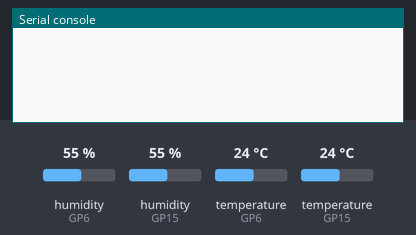
This program was run on a simulated Raspberry Pi Pico running MicroPython. Parts: the last lines printed to the serial console. The test bench sets the inputs (shaded band); at power-on: humidity (sensors on GP6, GP15) 55 %, temperature (sensors on GP6, GP15) 24 °C.

Above: at 1.2 s.
1.3 s: humidity (sensor on GP6) set to 22 %
At 4.6 s:
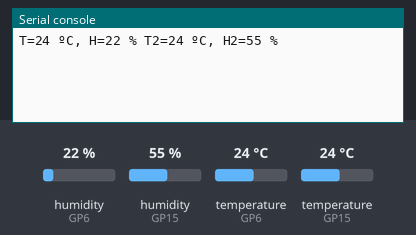
6.7 s: humidity (sensor on GP15) set to 22 %
At 9.3 s:
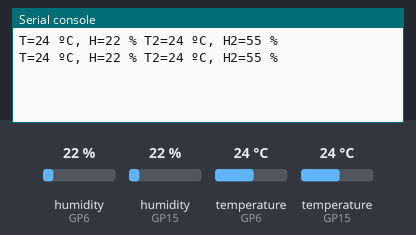
12.1 s: temperature (sensor on GP6) set to 12 °C
At 12.8 s:
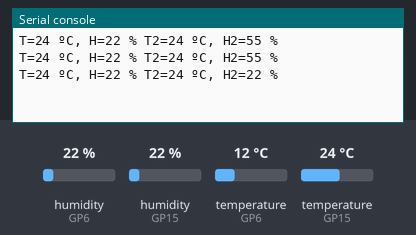
17.5 s: temperature (sensor on GP15) set to 12 °C
At 21.0 s:
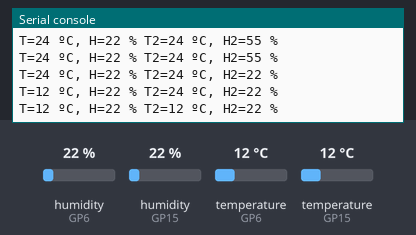
22.9 s: humidity (sensor on GP6) set to 40 %
At 25.7 s:
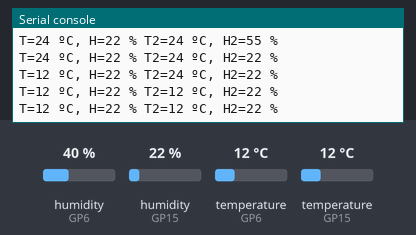
28.3 s: humidity (sensor on GP15) set to 40 %
At 29.2 s:
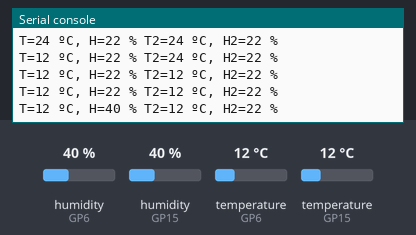
Timing chart, 0 to 31.3 s (numbered marks = the images above; inputs shaded):
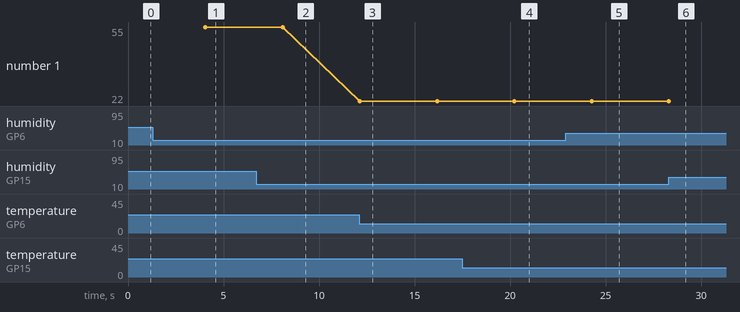

Measured:
- after the input at 1.3 s, the serial console: prints a new line after 2.7 s (image 1)
- after the input at 17.5 s, the serial console: prints a new line after 2.7 s (image 4)

The program:

sensor_temperatura_doble.py
```python
import dht
from dht import DHT11
from machine import Pin
from time import sleep_ms

global temp
global hum
global temp2
global hum2

sensorDHT = DHT11 (Pin(6))
sensorDHT2 = DHT11 (Pin(15))

while (True):
    sleep_ms (2000)

    sensorDHT.measure ()
    sensorDHT2.measure ()
    sleep_ms (2000)
    temp=sensorDHT.temperature ()
    hum=sensorDHT.humidity()
    temp2=sensorDHT2.temperature ()
    hum2=sensorDHT2.humidity()

    print ("T={:02d} ºC, H={:02d} %".format (temp,hum),"T2={:02d} ºC, H2={:02d} %".format (temp2,hum2))
```
